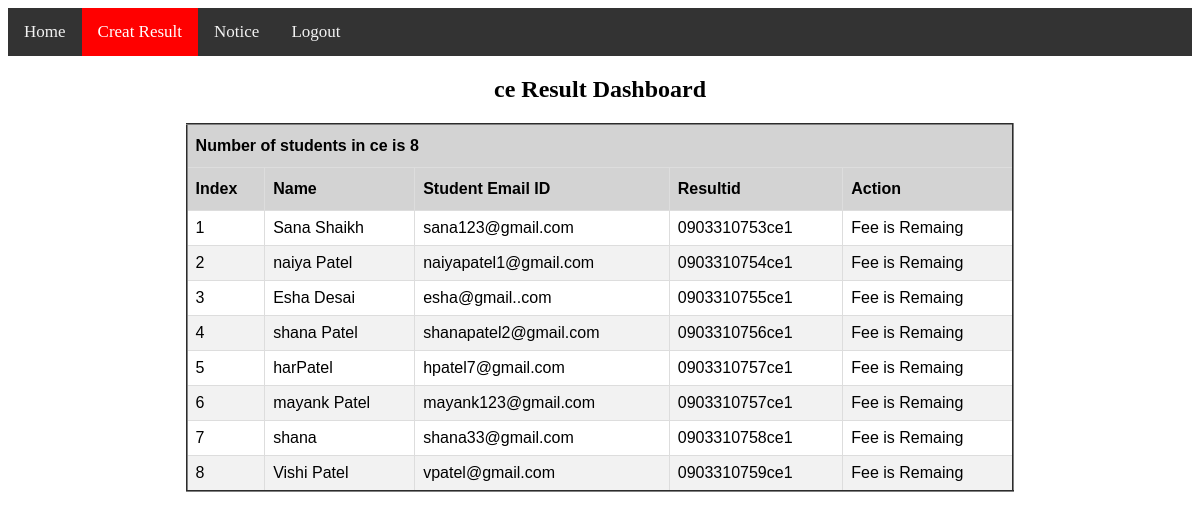
The app's page /university/tec_b_and_sem.php (signed in) with its own data.
### tables this page shows
CREATE TABLE `ce_sem_1` (
  `sno` int(11) NOT NULL,
  `resultid` varchar(15) NOT NULL,
  `full_name` varchar(50) NOT NULL,
  `stu_email` varchar(50) NOT NULL,
  `student_num` varchar(11) NOT NULL,
  `parent_num` varchar(11) NOT NULL,
  `DOB` date NOT NULL,
  `fees_detail` tinyint(1) NOT NULL DEFAULT 0,
  `photo` varchar(100) NOT NULL
);

### university/tec_b_and_sem.php (the view, shortened to what this page needs)
<!DOCTYPE html>
<html>
<head>
  <link rel="stylesheet" href="https://cdnjs.cloudflare.com/ajax/libs/font-awesome/4.7.0/css/font-awesome.min.css">
</head>
<body>
<?php session_start();
    $branch = $_SESSION["branch"];
?>
    <div class="topnav" id="myTopnav">
  <a href="check_teacher.php">Home</a>
  <a href='<?php echo "tec_b_and_sem.php?branch=$branch";  ?>' class="active">Creat Result</a>
   <a href="show_notice.php?sign=1">Notice</a>
  <a href="teacherlogin.php">Logout</a>
</div>
<?php echo "<center><h2>$branch Result Dashboard <br></h2>"; ?>
</body>
</html>
<?php
    require_once('config.php');
    if( isset($_SESSION['sem']) )
    {
        $sem = $_SESSION["sem"];
        $table_name = $branch . "_sem_" . $sem;
        $sql = "SELECT * FROM `$table_name`";
        $result = mysqli_query( $conn , $sql );
            echo   "<table border='2' id='customers'>
                    <tbody>";
            echo "<tr><th colspan='5'>Number of students in $branch  is ";
            $num_of_row = mysqli_num_rows( $result );
            echo $num_of_row . "</th></tr>";
            echo"<th>Index</th>
                <th>Name</th>
                <th>Student Email ID</th>
                <th>Resultid</th><th>Action</th>";
            while( $row=mysqli_fetch_assoc($result) )
            {
                $fullname = $row["full_name"];
                $sno = $row["sno"];
                $stu_email = $row["stu_email"];
                $resultid = $row["resultid"];
                echo "<tr>
                        <td>$sno</td>
                        <td>$fullname</td>
                        <td>$stu_email</td>
                        <td>$resultid</td>
                        <td>";
                if( 0==$row["fees_detail"] )
                    echo "Fee is Remaing</td>";
                else
                    echo "<a href='create_result.php?branch=$branch&sem=$sem&sno=$sno'>Create Result</a></td> </tr>";
            }
    }
?>

### university/tec_b_and_sem.php (style rules this page uses)
.topnav { background-color: #333; overflow: hidden; }
.topnav a { float: left; display: block; color: #f2f2f2; text-align: center; padding: 14px 16px; text-decoration: none; font-size: 17px; }
.topnav a.active { background-color: red; color: white; }
#customers { font-family: Arial, Helvetica, sans-serif; border-collapse: collapse; width: 70%; }
#customers td, #customers th { border: 1px solid #ddd; padding: 8px; }
#customers tr:nth-child(even) { background-color: #f2f2f2; }
#customers th { padding-top: 12px; padding-bottom: 12px; text-align: left; background-color: lightgray; color: black; }

### records on screen
ce_sem_1: sno "1", full_name "Sana Shaikh", stu_email "sana123@gmail.com", resultid "0903310753ce1", fees_detail "Fee is Remaing"
ce_sem_1: sno "2", full_name "naiya Patel", stu_email "naiyapatel1@gmail.com", resultid "0903310754ce1", fees_detail "Fee is Remaing"
ce_sem_1: sno "3", full_name "Esha Desai", stu_email "esha@gmail..com", resultid "0903310755ce1", fees_detail "Fee is Remaing"
ce_sem_1: sno "4", full_name "shana Patel", stu_email "shanapatel2@gmail.com", resultid "0903310756ce1", fees_detail "Fee is Remaing"
ce_sem_1: sno "5", full_name "harPatel", stu_email "hpatel7@gmail.com", resultid "0903310757ce1", fees_detail "Fee is Remaing"
ce_sem_1: sno "6", full_name "mayank Patel", stu_email "mayank123@gmail.com", resultid "0903310757ce1", fees_detail "Fee is Remaing"
ce_sem_1: sno "7", full_name "shana", stu_email "shana33@gmail.com", resultid "0903310758ce1", fees_detail "Fee is Remaing"
ce_sem_1: sno "8", full_name "Vishi Patel", stu_email "vpatel@gmail.com", resultid "0903310759ce1", fees_detail "Fee is Remaing"

### other values on screen
$branch "ce"
$num_of_row "8"
